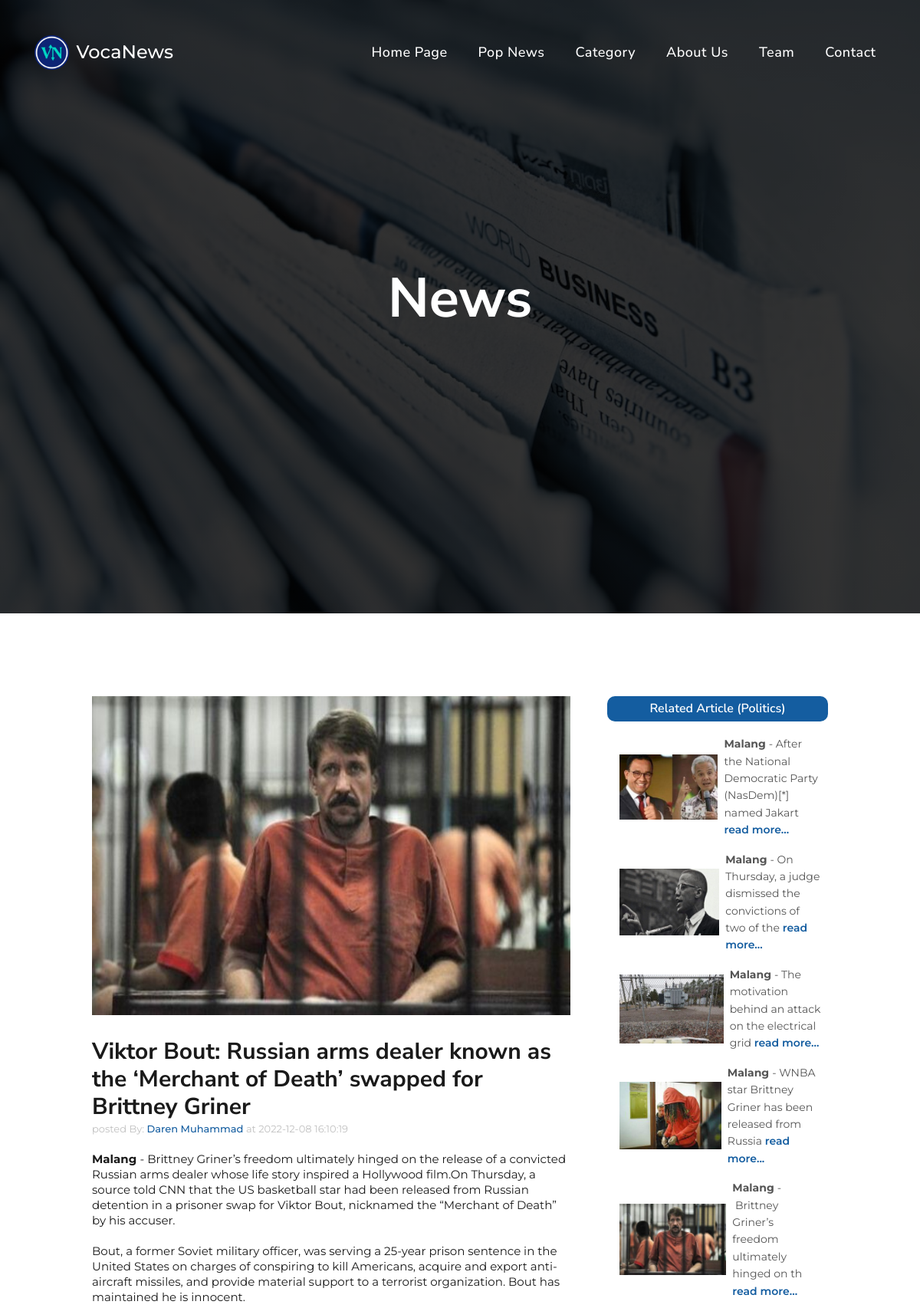
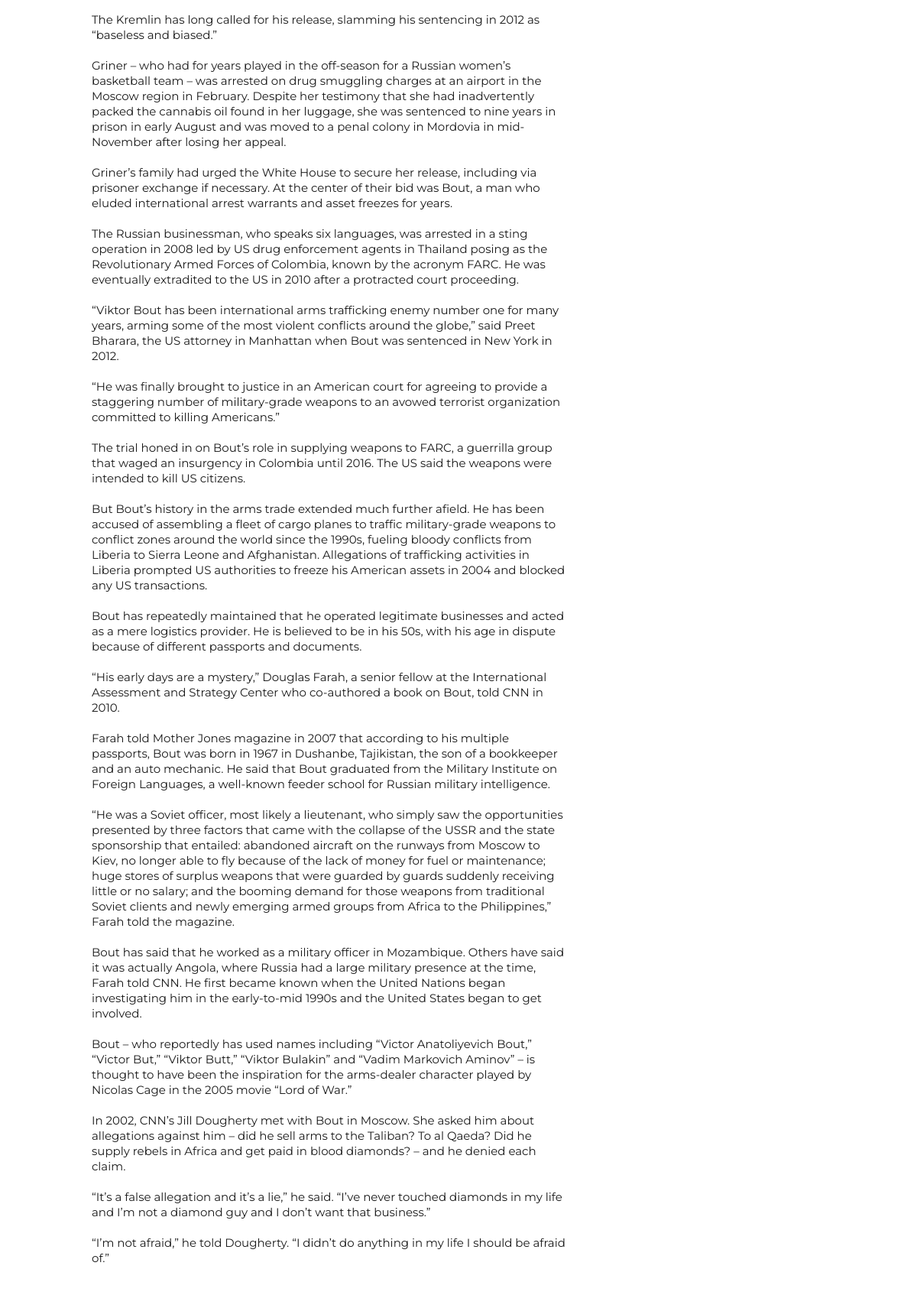
Screenshot of /index.php?includes=artikel&id=55 (upper part) with the database file from the repository (2 pictures, top to bottom).
### tables this page shows
CREATE TABLE `pengaturan` (
  `id` int(11) NOT NULL,
  `nama` varchar(100) NOT NULL,
  `email` varchar(100) NOT NULL,
  `telepon` varchar(20) NOT NULL,
  `alamat` text NOT NULL,
  `logo` varchar(100) NOT NULL,
  `favicon` varchar(100) NOT NULL,
  `tentang_perusahaan` text NOT NULL,
  `foto_perusahaan` varchar(100) NOT NULL,
  `google_maps` text NOT NULL,
  `nama_pimpinan` varchar(100) NOT NULL,
  `foto_pimpinan` varchar(100) NOT NULL,
  `sambutan_pimpinan` text NOT NULL,
  `created_at` timestamp NOT NULL DEFAULT current_timestamp(),
  `updated_at` datetime DEFAULT NULL
);

CREATE TABLE `berita` (
  `id_berita` int(11) NOT NULL,
  `judul` varchar(100) NOT NULL,
  `id_kategori` int(11) NOT NULL,
  `gambar` varchar(100) NOT NULL,
  `teks_berita` text NOT NULL,
  `tgl_posting` datetime NOT NULL DEFAULT current_timestamp(),
  `id_admin` int(11) NOT NULL,
  `id_status` int(11) NOT NULL
);

CREATE TABLE `kategori` (
  `id_kategori` int(11) NOT NULL,
  `kategori` varchar(30) NOT NULL,
  `gambar_kategori` varchar(100) NOT NULL,
  `keterangan` text NOT NULL
);

### includes/artikel.php (the view, shortened to what this page needs)
<?php
    $id = $_GET['id'];
    $sql = "SELECT `judul`,`kategori`,`teks_berita`,`nama_lengkap`,
            `gambar`, `tgl_posting`
            FROM `berita` JOIN `status` USING(`id_status`)
            JOIN `kategori` USING(`id_kategori`)
            JOIN `admin` USING(`id_admin`)WHERE `id_berita` = '$id'";
    $query = mysqli_query($conn,$sql);
    $b = mysqli_fetch_object($query);
?>
<main>
        <header class = "header" id = "header">
            <div class = "header-banner-wrapper">
                <div class = "header-banner flex"
                    style="background: var(--gradient), url(admin/images/header_kategori/news-paper.jpeg) center/
                    cover no-repeat;">
                    <div class = "container text-center text-white">
                        <h1>News</h1>
                    </div>
                </div>
            </div>
        </header>
        <section class="blog-content">
            <div class="row">
                <div class="blog-left">
                    <img src="admin/images/berita/<?php echo $b->gambar ?>">
                    <h2><?php echo $b->judul ?></h2>
                    <p class="penulis">posted By: <span><?php echo $b->nama_lengkap ?></span> at <?php echo $b->tgl_posting ?></p>
                    <p><?php echo $b->teks_berita ?></p>
                </div>
                <div class="blog-right">
                    <h3 class="text-capitalize">Related Article (<?php echo $b->kategori ?>)</h3>
                    <?php
                        $sql = "SELECT * FROM `berita` JOIN `status` USING(`id_status`)
                                JOIN `kategori` USING(`id_kategori`)
                                JOIN `admin` USING(`id_admin`) ";
                        if(isset($_GET['id'])){
                            $katakunci = $b->kategori;
                            $sql .= " WHERE `kategori` LIKE '%$katakunci%'";
                        }
                        $sql .= " ORDER BY `id_berita` DESC LIMIT 10";
                        $berita = mysqli_query($conn,$sql);
                        if(mysqli_num_rows($berita) > 0 ){
                        while($b = mysqli_fetch_array($berita)){
                    ?>
                    <div>
                        <div>
                            <a href="index.php?includes=artikel&id=<?php echo $b['id_berita'] ?>">
                                <img src="admin/images/berita/<?php echo $b['gambar'] ?>">
                            </a>
                        </div>
                        <p>
                            <?php echo substr($b['teks_berita'], 0,94) ?>
                            <a href="index.php?includes=artikel&id=<?php echo $b['id_berita'] ?>" class="text-green fw-6">read more...</a>
                        </p>
                    </div>
                    <?php }} ?>
                </div>
            </div>
        </section>
</main>

### includes/header.php (shortened to what this page needs)
<body>
        <nav class = "navbar">
            <div class = "container flex">
                <a href = "#" class = "navbar-brand flex">
                    <img src = "admin/images/identitas/<?= $d->logo ?>" height="45" width="45">
                    <span class = "text-white font-sm fw-5" style="margin-left: 1rem;"><?= $d->nama ?></span>
                </a>
                <div class = "navbar-collapse bg-green">
                    <ul class = "navbar-nav text-capitalize font-md fw-7">
                        <li class = "nav-item">
                            <a href = "index.php?includes=beranda#header" class = "nav-link text-white">Home Page</a>
                        </li>
                        <li class = "nav-item">
                            <a href = "index.php?includes=beranda#news" class = "nav-link text-white"> Pop News</a>
                        </li>
                        <li class = "nav-item">
                            <a href = "index.php?includes=beranda#category" class = "nav-link text-white">Category</a>
                        </li>
                        <li class = "nav-item">
                            <a href = "index.php?includes=beranda#about" class = "nav-link text-white">About Us</a>
                        </li>
                        <li class = "nav-item">
                            <a href = "index.php?includes=beranda#team" class = "nav-link text-white">Team</a>
                        </li>
                        <li class = "nav-item">
                            <a href = "index.php?includes=beranda#contact" class = "nav-link text-white">Contact</a>
                        </li>
                    </ul>
                </div>
            </div>
        </nav>

### assets/css/main.css (style rules this page uses)
:root { --nunito-font: 'Nunito Sans', sans-serif; --montserrat-font: 'Montserrat', sans-serif; --green-color: #145DA0; --whitesmoke-color: #f1f1f1; --grey-color: #c1c1c1; --dark-color: #1a1a1a; --light-color: #fff; --transition: all 300ms ease-in-out; --gradient: linear-gradient(rgba(0, 0, 0, 0.8), rgba(0, 0, 0, 0.8)); }
* { -webkit-box-sizing: border-box; box-sizing: border-box; padding: 0; margin: 0; }
html { font-size: 10px; scroll-behavior: smooth; }
body { font-size: 1.4rem; line-height: 1.6; font-family: var(--montserrat-font); color: var(--dark-color); }
a { text-decoration: none; color: var(--dark-color); }
ul { list-style-type: none; }
h1, h2, h3, h4 { margin-top: 0; font-family: var(--nunito-font); line-height: 1.2; }
img { width: 100%; display: block; }
.header { min-height: 100vh; display: -webkit-box; display: -ms-flexbox; display: flex; -webkit-box-orient: vertical; -webkit-box-direction: normal; -ms-flex-direction: column; flex-direction: column; }
.navbar-brand span { margin-left: 1rem; }
.navbar { position: fixed; top: 0; left: 0; width: 100%; padding: 2rem 0; z-index: 999; }
.navbar .container { -webkit-box-pack: justify; -ms-flex-pack: justify; justify-content: space-between; }
.navbar-collapse { position: absolute; top: 100%; left: 0; width: 100%; padding: 0 3rem; display: none; -webkit-box-shadow: 0 10px 12px -7px rgba(0, 0, 0, 0.3); box-shadow: 0 10px 12px -7px rgba(0, 0, 0, 0.3); }
.nav-item { margin: 2rem 0; }
.nav-link { display: inline-block; letter-spacing: 0.5px; font-family: var(--nunito-font); -webkit-transition: var(--transition); -o-transition: var(--transition); transition: var(--transition); }
.header-banner-wrapper { -webkit-box-flex: 1; -ms-flex: 1; flex: 1; overflow-x: hidden; }
.header-banner { height: 100vh; display: -webkit-box!important; display: -ms-flexbox!important; display: flex!important; }
.header-banner h1 { font-size: 3.6rem; line-height: 1.1; margin-bottom: 2rem; }
.header-banner .container { max-width: 248px; }
.row { margin-top: 5%; display: flex; justify-content: space-between; }
.blog-content { width: 80%; margin: auto; padding: 60px 0; }
.blog-left { flex-basis: 65%; }
.blog-left img { width: 100%; }
.blog-left h2 { color:var(--dark-color); margin: 30px 0; font-size: 30px; font-weight: bold; }
.blog-left p { color: var(--dark-color); padding: 0; font-size: 15px; margin-bottom: 20px; line-height: 20px; }
.blog-left .penulis { color: var(--grey-color); margin-top: -30px; font-size: 13px; }
.blog-left .penulis span { color: var(--green-color); font-weight: 500; }
.blog-right { flex-basis: 30%; }
.blog-right h3 { background: var(--green-color); color: var(--light-color); padding: 7px 0; font-size: 16px; margin-bottom: 20px; text-align: center; font-weight: 600; margin: 0px 0px 10px 0px; border-radius: 10px; }
.blog-right div { display: flex; align-items: center; justify-content: space-between; color: #555; padding: 8px; box-sizing: border-box; }
@media (min-width: 450px) { .navbar-brand span, .footer-logo span { font-size: 2.4rem!important; margin-left: 4rem; } }
@media (min-width: 450px) { .header-banner h1 { font-size: 7.2rem; } }
@media (min-width: 450px) { .header-banner .container { max-width: 100%; } }
@media (min-width: 992px) { .navbar { padding: 4.6rem 0; } }
@media (min-width: 992px) { .navbar-collapse { position: relative; display: block!important; background-color: transparent!important; -webkit-box-shadow: none; box-shadow: none; padding: 0; } }
@media (min-width: 992px) { .navbar-nav { display: -webkit-box; display: -ms-flexbox; display: flex; -webkit-box-pack: end; -ms-flex-pack: end; justify-content: flex-end; } }
@media (min-width: 992px) { .nav-item { margin: 0 0 0 4rem; } }
@media (min-width: 992px) { .nav-link { font-weight: 500; } }

### assets/css/utilities.css (style rules this page uses)
.bg-green { background-color: var(--green-color); }
.text-green { color: var(--green-color); }
.text-white { color: var(--light-color); }
.text-center { text-align: center; }
.text-capitalize { text-transform: capitalize; }
.font-sm { font-size: 1.4rem!important; }
.font-md { font-size: 1.8rem!important; }
.fw-5 { font-weight: 500!important; }
.fw-6 { font-weight: 600!important; }
.fw-7 { font-weight: 700!important; }
.container { max-width: calc(1145px - 20px); padding: 0 2rem; margin: 0 auto; }
.flex { display: -webkit-box; display: -ms-flexbox; display: flex; -webkit-box-align: center; -ms-flex-align: center; align-items: center; -webkit-box-pack: center; -ms-flex-pack: center; justify-content: center; }

### rows the page displays
pengaturan: logo (picture), nama "VocaNews"
berita: gambar (picture), judul "Viktor Bout: Russian arms dealer known as the ‘Merchant of Death’ swapped for Brittney Griner", id_admin.nama_lengkap "Daren Muhammad", tgl_posting "2022-12-08 16:10:19", teks_berita "Malang - Brittney Griner’s freedom ultimately hinged on the release of a convicted Russian arms dealer whose life story inspired a Hollywood film.On Thursday, a source told CNN that the US basketball star had been released from Russian detention in a prisoner swap for Viktor Bout, nicknamed the “Merchant of Death” by his accuser. Bout, a former Soviet military officer, was serving a 25-year prison sentence in the United States on charges of conspiring to kill Americans, acquire and export anti-aircraft missiles, and provide material support to a terrorist organization. Bout has maintained he is innocent. The Kremlin has long called for his release, slamming his sentencing in 2012 as…", id_kategori.kategori "Politics", teks_berita "Malang - Brittney Griner’s freedom ultimately hinged on th"
berita: gambar (picture), teks_berita "Malang - After the National Democratic Party (NasDem)[*] named Jakart"
berita: gambar (picture), teks_berita "Malang - On Thursday, a judge dismissed the convictions of two of the"
berita: gambar (picture), teks_berita "Malang - The motivation behind an attack on the electrical grid"
berita: gambar (picture), teks_berita "Malang - WNBA star Brittney Griner has been released from Russia"
